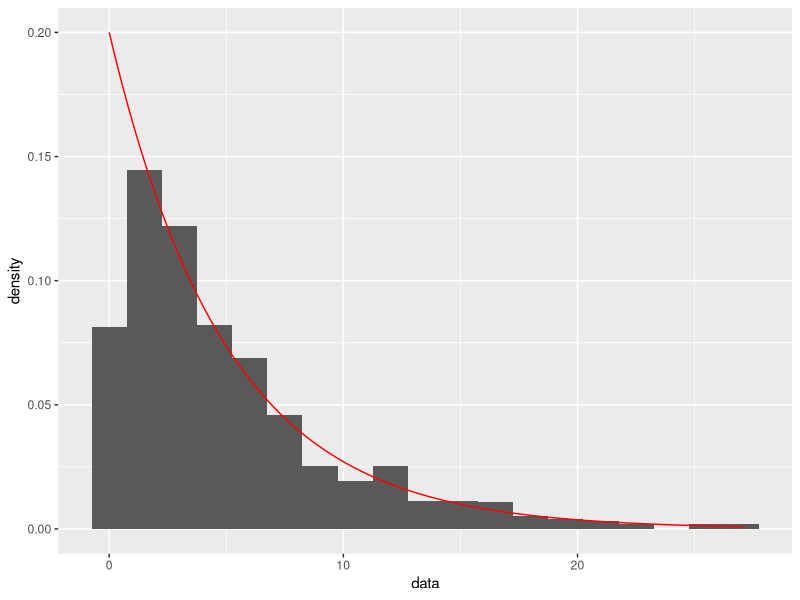
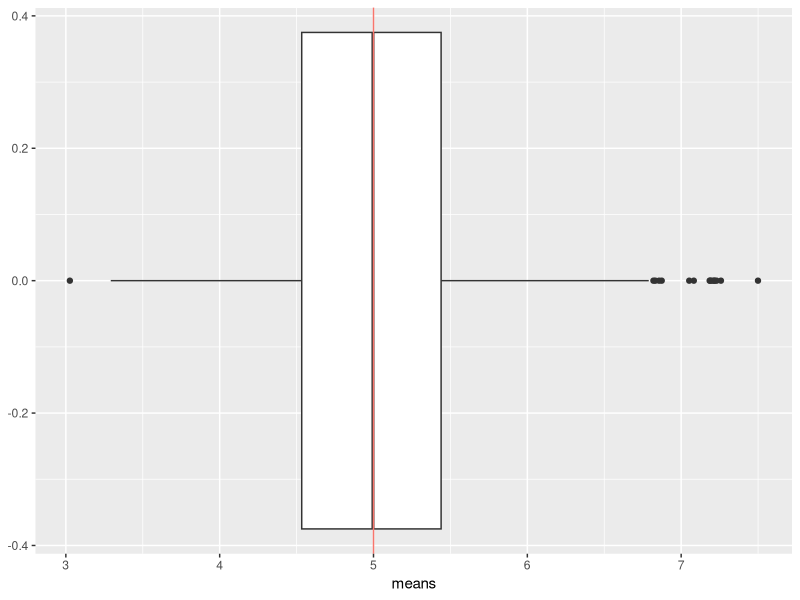
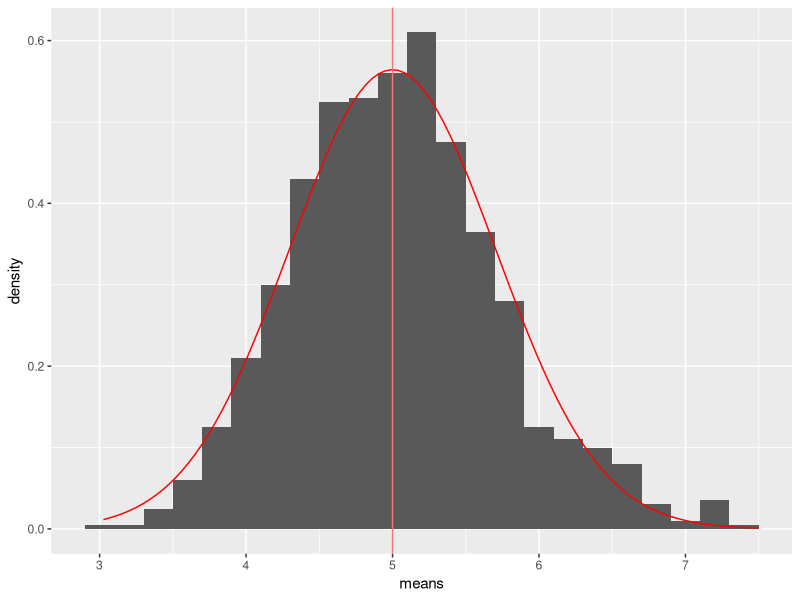
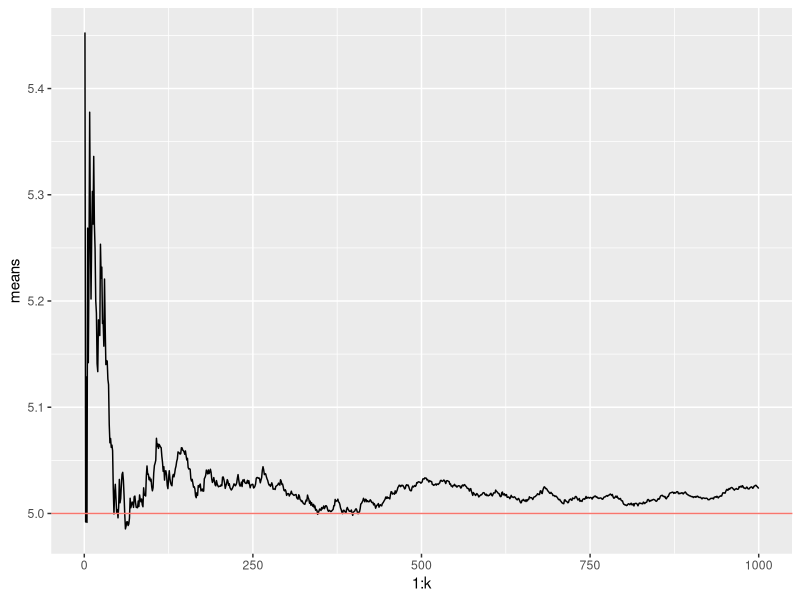
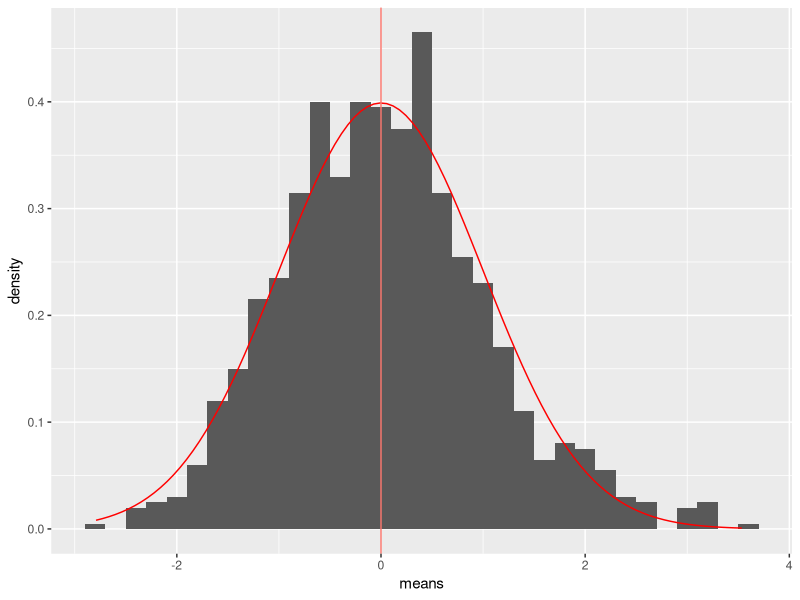

The R source for these figures, in order:
## ---- chunk 1
knitr::opts_chunk$set(echo = TRUE)
library(ggplot2)
## ---- chunk 2
lambda = 0.2 # rate, mu = 5, sd = 5, var = 25
pop_mean = 1/lambda
pop_sd = 1/lambda
pop_var = pop_sd^2
## ---- chunk 3
n <- 50
k <- 1000
## ---- chunk 4
#' n: # number of rexp samples for each mean
#' k: # number of means
generate_means <- function(n, k, lambda) {
  #' collect k means, each with n samples, in an array
  sample_means = NULL
  for (i in 1:k) sample_means = c(sample_means, mean(rexp(n, lambda)))
  means_df <- data.frame(means = sample_means)
  means_df
}
## ---- chunk 5
df1 <- generate_means(n, k, lambda)
## ---- chunk 6
sample <- data.frame(data=rexp(k, lambda))
p2 <- ggplot(sample, aes(data))
p2 <- p2 + geom_histogram(aes(y=after_stat(density)), binwidth=1.5)
p2 + stat_function(fun=dexp, args=list(rate = lambda), colour="red", xlim=c(0, max(sample$data)))
## ---- chunk 7
p1 <- ggplot(df1, aes(means)) + theme(legend.position="none")
p1 + geom_boxplot() + geom_vline(aes(xintercept = pop_mean, colour = "red"))
## ---- chunk 8
p3 <- ggplot(df1, aes(means)) + theme(legend.position="none")
p3 <- p3 + geom_histogram(aes(y=after_stat(density)), binwidth=0.2)
p3 <- p3 + stat_function(fun=dnorm, args=list(mean=pop_mean, sd=pop_sd/sqrt(n)), colour="red")
p3 + geom_vline(aes(xintercept=pop_mean, colour="red"))
## ---- chunk 9
cumulative <- data.frame(means=cumsum(df1$means) / (1 : k))
p4 <- ggplot(cumulative, aes(x=1:k, y=means)) + theme(legend.position="none")
p4 + geom_line() + geom_hline(aes(yintercept=pop_mean, colour="red"))
## ---- chunk 10
df2 <- transform(df1, means = (means - pop_mean)/(pop_sd/sqrt(n)))
p4 <- ggplot(df2, aes(means)) + theme(legend.position="none")
p4 <- p4 + geom_histogram(aes(y=after_stat(density)), binwidth=0.2)
p4 <- p4 + stat_function(fun=dnorm, args=list(mean=0, sd=1), colour="red")
p4 + geom_vline(aes(xintercept=0, colour="red"))
